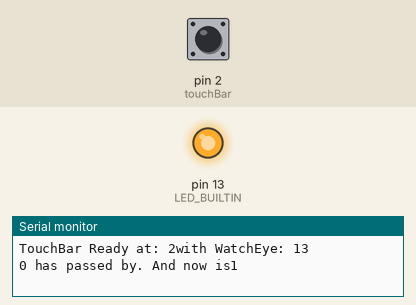
Recording of a sketch running on a simulated Arduino Uno, built with avr-gcc and run on an emulated ATmega328P. Parts: output pins drawn as LEDs (lit = HIGH), the last lines printed to the serial monitor. Inputs (shaded band) come from the test bench; at power-on: pin 2 (touchBar) HIGH.

Above: at 1.2 s.
1.3 s: pin 2 (touchBar) pulled LOW for 0.15 s
At 1.37 s:
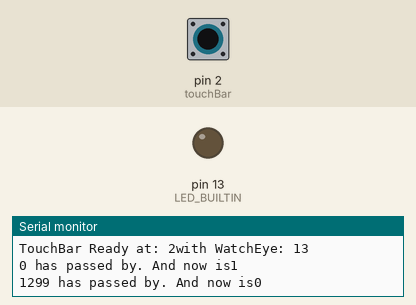
2.9 s: pin 2 (touchBar) pulled LOW for 3.2 s
At 7.5 s:
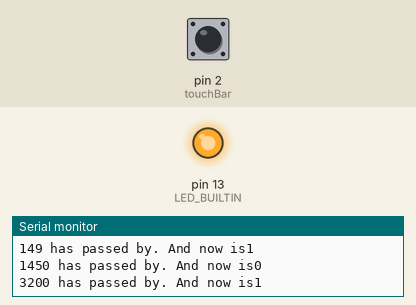
Timing chart, 0 to 9.0 s (numbered marks = the images above; inputs shaded):
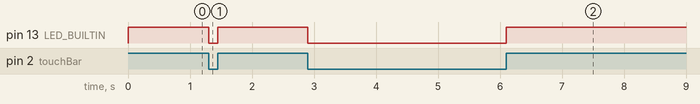

The sketch:

touchsensor.ino
```cpp
const int touchBar=2; // 触摸板
int barState=0;
long lastTime;// 50天会溢出一次~
long maxSilentTime=10*1000;//沉默时间.
void setup() {
  Serial.begin(9600);
  if(setupTouchBar(touchBar) ,setupWatchEye(LED_BUILTIN)){
    Serial.print("TouchBar Ready at: ");
    Serial.print(touchBar);
    Serial.print("with WatchEye: ");
    Serial.print(LED_BUILTIN);
    Serial.println();
  }
  lastTime=millis();
}
bool setupTouchBar(int x){
  pinMode(x,INPUT_PULLUP);
  return true;
}
bool setupWatchEye(int x){
  pinMode(x,OUTPUT);
  return true;
}

void loop() {
  int touchState=digitalRead(touchBar);
  watchBarState(touchState);
  pushEvent(barState,touchState);
}
bool pushEvent(int b,int n){
    if(b==n){
    //pass
      long now=millis();
      long timepassedby=now-lastTime;
      if(timepassedby > maxSilentTime){
        long now=millis();
         long timepassedby=now-lastTime;
        Serial.print(timepassedby);
      Serial.print(" silentTime has passed by. And now still is");
      Serial.print(n);
      Serial.println();
      resetState(n,now);
        }
    }else {
      long now=millis();
      long timepassedby=now-lastTime;
      Serial.print(timepassedby);
      Serial.print(" has passed by. And now is");
      Serial.print(n);
      Serial.println();
      resetState(n,now);
      }
  }
void resetState(int b,long t){
  barState=b;
  lastTime=t;
  }

bool watchBarState(int x){
  if(x==HIGH){
    digitalWrite(LED_BUILTIN,HIGH);
    }else{
      digitalWrite(LED_BUILTIN,LOW);
      }
   return true;
  }
```

Measured:
- after the input at 1.3 s, pin 13 (LED_BUILTIN): HIGH → LOW at once, → HIGH 0.15 s later
- after the input at 2.9 s, pin 13 (LED_BUILTIN): HIGH → LOW at once, → HIGH 3.2 s later
